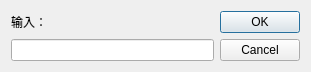
<?xml version="1.0" encoding="UTF-8"?>
<ui version="4.0">
 <class>inputDialog</class>
 <widget class="QDialog" name="inputDialog">
  <property name="geometry">
   <rect>
    <x>0</x>
    <y>0</y>
    <width>311</width>
    <height>72</height>
   </rect>
  </property>
  <property name="windowTitle">
   <string notr="true">输入</string>
  </property>
  <layout class="QHBoxLayout" name="horizontalLayout">
   <item>
    <layout class="QVBoxLayout" name="inputVerticalLayout">
     <item>
      <widget class="QLabel" name="inputLabel">
       <property name="text">
        <string notr="true">输入：</string>
       </property>
      </widget>
     </item>
     <item>
      <widget class="QLineEdit" name="inputLineEdit"/>
     </item>
    </layout>
   </item>
   <item>
    <widget class="QDialogButtonBox" name="buttonBox">
     <property name="orientation">
      <enum>Qt::Vertical</enum>
     </property>
     <property name="standardButtons">
      <set>QDialogButtonBox::Cancel|QDialogButtonBox::Ok</set>
     </property>
    </widget>
   </item>
  </layout>
 </widget>
 <resources/>
 <connections>
  <connection>
   <sender>buttonBox</sender>
   <signal>accepted()</signal>
   <receiver>inputDialog</receiver>
   <slot>accept()</slot>
   <hints>
    <hint type="sourcelabel">
     <x>248</x>
     <y>254</y>
    </hint>
    <hint type="destinationlabel">
     <x>157</x>
     <y>274</y>
    </hint>
   </hints>
  </connection>
  <connection>
   <sender>buttonBox</sender>
   <signal>rejected()</signal>
   <receiver>inputDialog</receiver>
   <slot>reject()</slot>
   <hints>
    <hint type="sourcelabel">
     <x>316</x>
     <y>260</y>
    </hint>
    <hint type="destinationlabel">
     <x>286</x>
     <y>274</y>
    </hint>
   </hints>
  </connection>
 </connections>
</ui>
